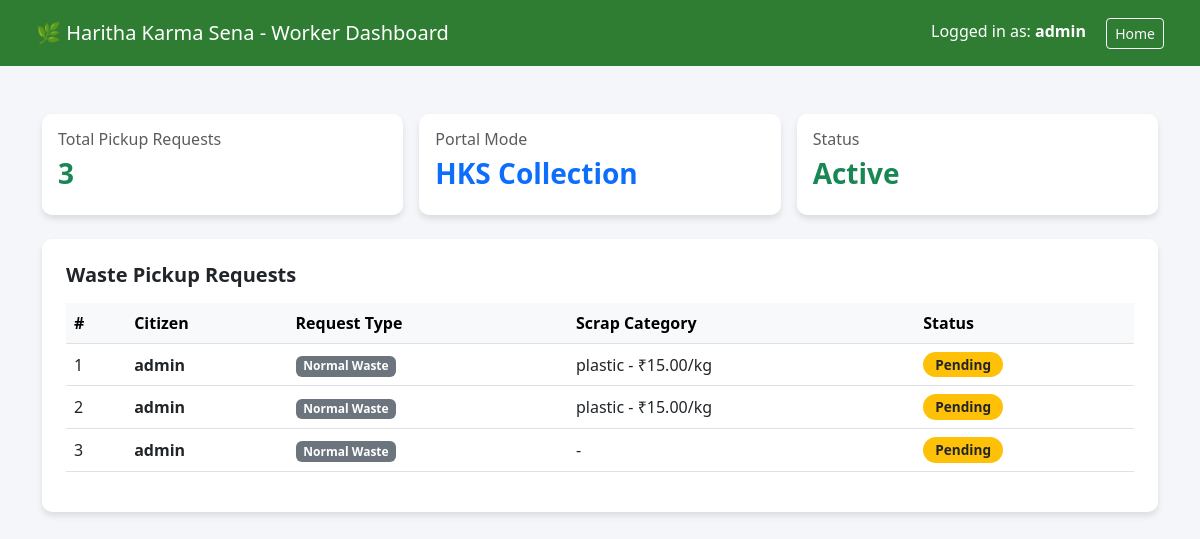
/worker-dashboard/ (signed in), run on an earlier commit of the app's database.
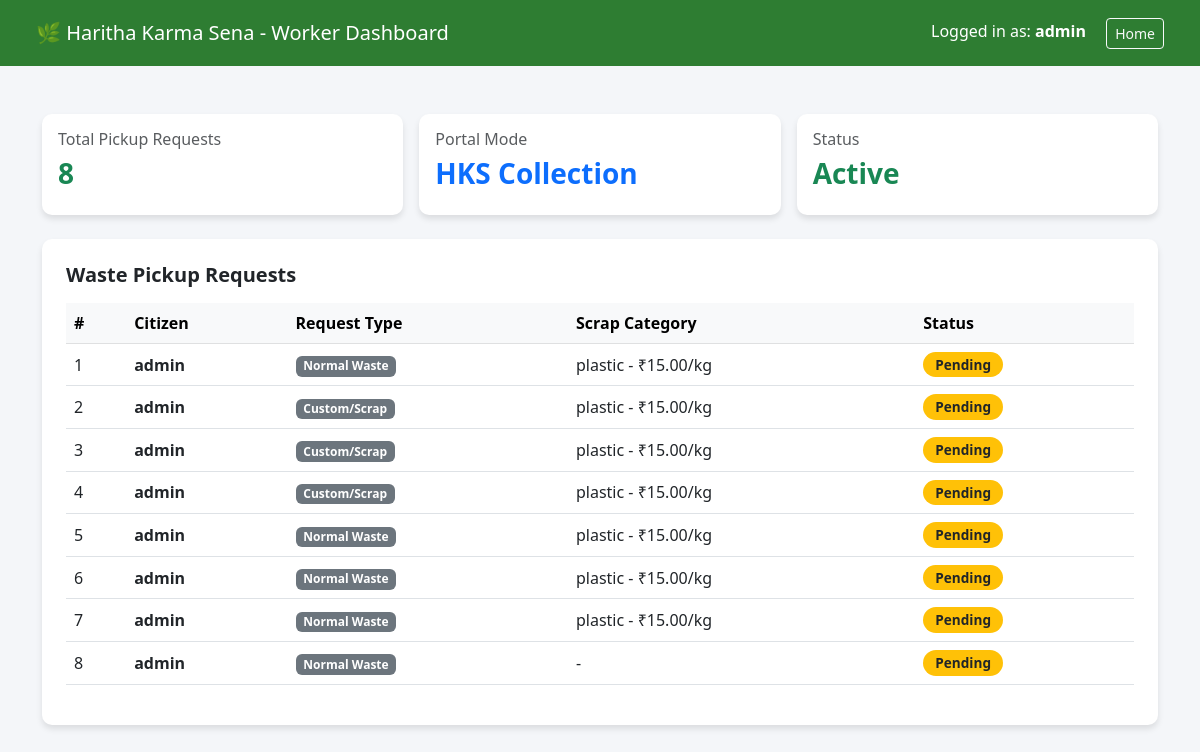
And on a later commit of the database.
### waste_app/models.py (models this page shows, shortened)
class WasteRequest(models.Model):
    REQUEST_TYPE = [
        ('normal', 'Normal Waste'),
        ('custom', 'Custom/Scrap'),
    ]
    STATUS_CHOICES = [
        ('pending', 'Pending'),
        ('accepted', 'Accepted by HKS'),
        ('scheduled', 'Scheduled'),
        ('completed', 'Completed'),
        ('cancelled', 'Cancelled'),
    ]
    citizen = models.ForeignKey(User, on_delete=models.CASCADE, related_name='requests')
    request_type = models.CharField(max_length=20, choices=REQUEST_TYPE)
    status = models.CharField(max_length=20, choices=STATUS_CHOICES, default='pending')
    scrap_category = models.ForeignKey(ScrapCategory, on_delete=models.SET_NULL, null=True, blank=True)
    quantity = models.FloatField(null=True, blank=True)
    scrap_image = models.ImageField(upload_to='scrap_images/', null=True, blank=True)
    estimated_amount = models.DecimalField(max_digits=10, decimal_places=2, default=0.00)
    scheduled_date = models.DateField(null=True, blank=True)
    normal_waste_items = models.TextField(null=True, blank=True)
    created_at = models.DateTimeField(auto_now_add=True)

class ScrapCategory(models.Model):
    name = models.CharField(max_length=100)
    rate_per_kg = models.DecimalField(max_digits=7, decimal_places=2)
    def __str__(self):
        return f"{self.name} - ₹{self.rate_per_kg}/kg"

### waste_app/views.py (the view)
# urls.py: path('worker-dashboard/', views.worker_dashboard, name='worker_dashboard'),
@login_required
def worker_dashboard(request):
    all_requests = WasteRequest.objects.all().order_by('-created_at')
    return render(request, 'waste_app/worker_dashboard.html', {'requests': all_requests})

### waste_app/templates/waste_app/worker_dashboard.html (shortened to what this page needs)
<!DOCTYPE html>
<html lang="en">
<head>
    <link href="https://cdn.jsdelivr.net/npm/bootstrap@5.3.0/dist/css/bootstrap.min.css" rel="stylesheet">
</head>
<body>
    <nav class="navbar navbar-custom px-4 py-3">
        <div class="container-fluid">
            <span class="navbar-brand mb-0 h1 text-white">🌿 Haritha Karma Sena - Worker Dashboard</span>
            <div>
                <span class="me-3">Logged in as: <strong>{{ request.user.username }}</strong></span>
                <a href="/" class="btn btn-sm btn-outline-light">Home</a>
            </div>
        </div>
    </nav>
    <div class="container my-5">
        <div class="row g-3 mb-4">
            <div class="col-md-4">
                <div class="card card-custom p-3 bg-white">
                    <h6 class="text-muted">Total Pickup Requests</h6>
                    <h3 class="fw-bold text-success">{{ requests|length|default:"0" }}</h3>
                </div>
            </div>
            <div class="col-md-4">
                <div class="card card-custom p-3 bg-white">
                    <h6 class="text-muted">Portal Mode</h6>
                    <h3 class="fw-bold text-primary">HKS Collection</h3>
                </div>
            </div>
            <div class="col-md-4">
                <div class="card card-custom p-3 bg-white">
                    <h6 class="text-muted">Status</h6>
                    <h3 class="fw-bold text-success">Active</h3>
                </div>
            </div>
        </div>
        <div class="card card-custom bg-white p-4">
            <h5 class="fw-bold mb-3">Waste Pickup Requests</h5>
            <div class="table-responsive">
                <table class="table table-hover align-middle">
                    <thead class="table-light">
                        <tr>
                            <th>#</th>
                            <th>Citizen</th>
                            <th>Request Type</th>
                            <th>Scrap Category</th>
                            <th>Status</th>
                        </tr>
                    </thead>
                    <tbody>
                        {% for item in requests %}
                        <tr>
                            <td>{{ forloop.counter }}</td>
                            <td>
                                <strong>{{ item.citizen.get_full_name|default:item.citizen.username }}</strong>
                            </td>
                            <td>
                                <span class="badge bg-secondary">{{ item.get_request_type_display|default:item.request_type }}</span>
                            </td>
                            <td>
                                {{ item.scrap_category|default:"-" }}
                            </td>
                            <td>
                                {% if item.status == 'pending' %}
                                    <span class="badge bg-warning text-dark status-badge">Pending</span>
                                {% elif item.status == 'completed' %}
                                    <span class="badge bg-success status-badge">Completed</span>
                                {% elif item.status == 'accepted' %}
                                    <span class="badge bg-info text-dark status-badge">Accepted by HKS</span>
                                {% else %}
                                    <span class="badge bg-primary status-badge">{{ item.get_status_display|default:item.status }}</span>
                                {% endif %}
                            </td>
                        </tr>
                        {% empty %}
                        <tr>
                            <td colspan="5" class="text-center py-4 text-muted">
                                റിക്വസ്റ്റുകളൊന്നും നിലവിലില്ല (No pickup requests found).
                            </td>
                        </tr>
                        {% endfor %}
                    </tbody>
                </table>
            </div>
        </div>
    </div>
</body>
</html>

### waste_app/templates/waste_app/worker_dashboard.html (style rules this page uses)
body { background-color: #f4f6f9; font-family: 'Segoe UI', Tahoma, Geneva, Verdana, sans-serif; }
.navbar-custom { background-color: #2e7d32; color: white; }
.card-custom { border-radius: 10px; border: none; box-shadow: 0 4px 6px rgba(0,0,0,0.1); }
.status-badge { font-size: 0.85rem; padding: 6px 12px; border-radius: 20px; }

What changed in the data, as far as the page shows it:
added WasteRequest: citizen.get_full_name "admin", request_type "Normal Waste", scrap_category "plastic - ₹15.00/kg", status "Pending"
added WasteRequest: citizen.get_full_name "admin", request_type "Custom/Scrap", scrap_category "plastic - ₹15.00/kg", status "Pending"
added WasteRequest: citizen.get_full_name "admin", request_type "Custom/Scrap", scrap_category "plastic - ₹15.00/kg", status "Pending"
added WasteRequest: citizen.get_full_name "admin", request_type "Custom/Scrap", scrap_category "plastic - ₹15.00/kg", status "Pending"
added WasteRequest: citizen.get_full_name "admin", request_type "Normal Waste", scrap_category "plastic - ₹15.00/kg", status "Pending"
Also different on the page:
{{ requests|length|default:"0" }}: "3" → "8"
